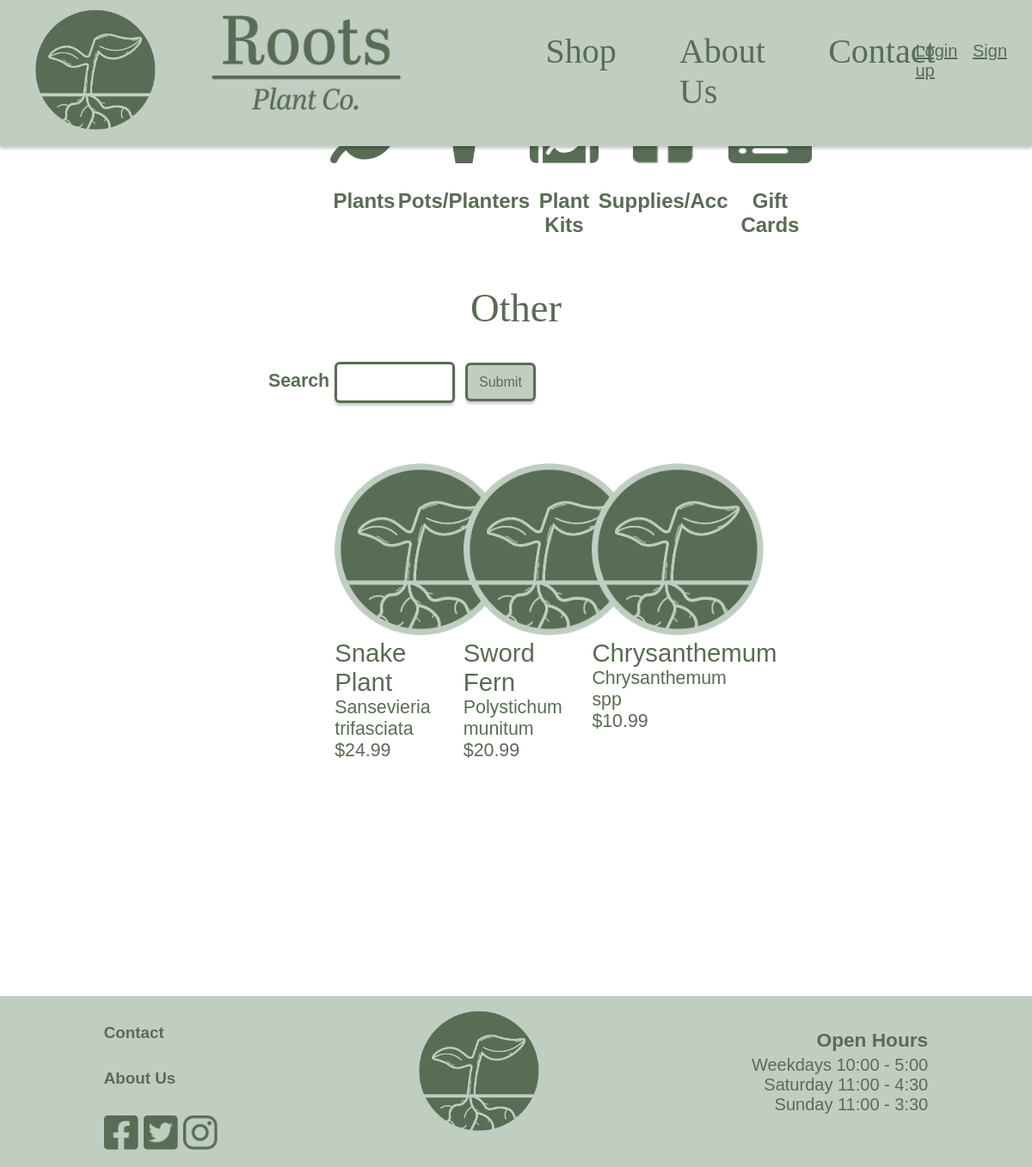
The page /shopPlantsFoliageOther on the database as committed earlier.
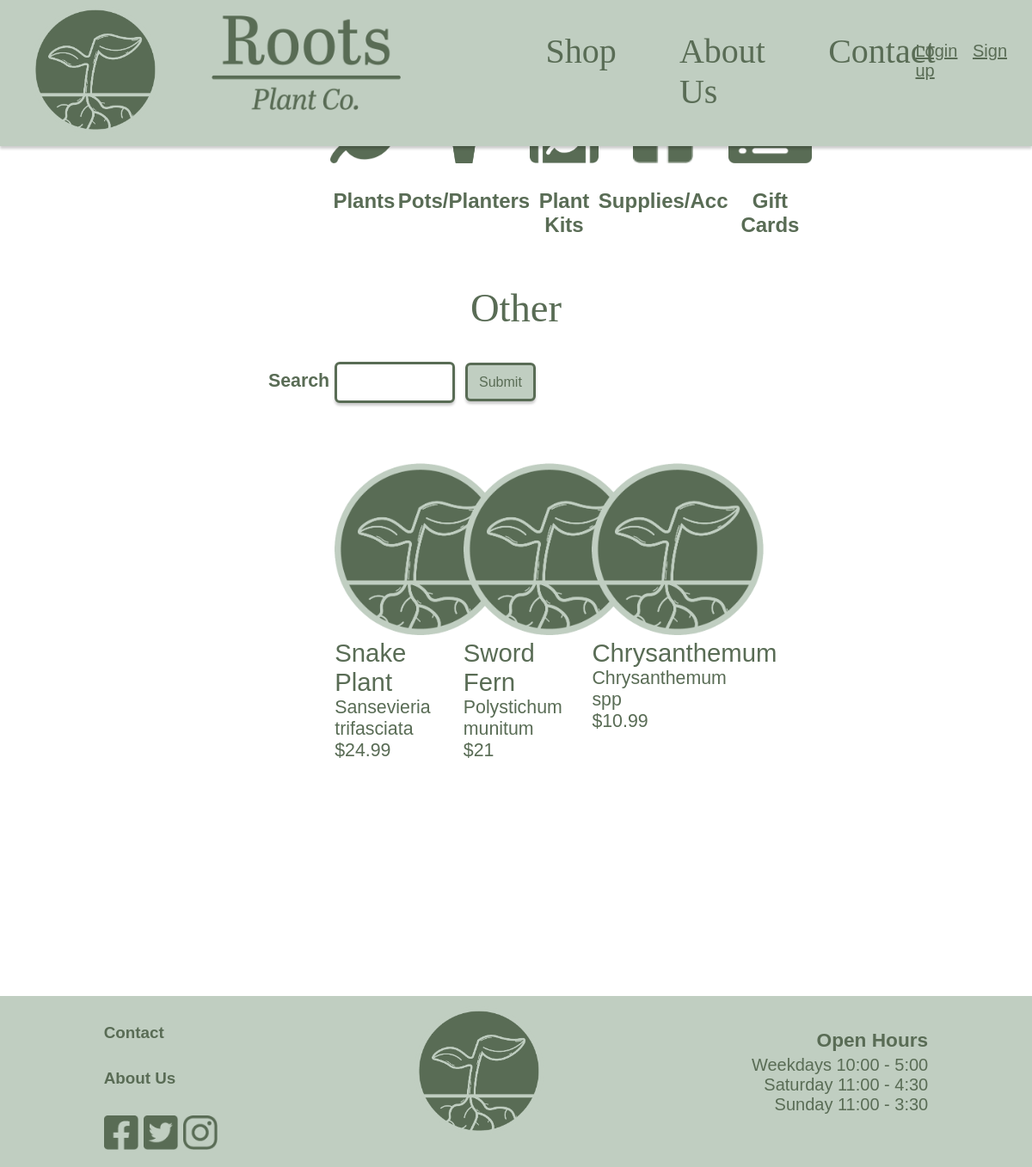
The same page on the database as committed later.
### Website/models.py (models this page shows)
class ShopProducts(db.Model):
    __tablename__ = 'shopProducts'
    id = db.Column(db.Integer, primary_key=True)
    name = db.Column(db.String(150), nullable=False) #Is required
    summary = db.Column(db.String(500), nullable=True)
    description = db.Column(db.String(1000), nullable=True)
    price = db.Column(db.Integer, nullable=False) #Is required
    stock = db.Column(db.Integer, nullable=False) #Is required
    category = db.Column(db.String(150), nullable=False) #Is required
    subCategory = db.Column(db.String(150), nullable=True)
    subSubCategory = db.Column(db.String(150), nullable=True)
    imageUrl = db.Column(db.String(150), nullable=False) #Is required
    userId = db.Column(db.Integer, db.ForeignKey('user.id'))

### Website/views.py (the view)
@views.route('/shopPlantsFoliageOther', methods=['GET', 'POST'])
def shopPlantsFoliageOther():
    form, products = getShopProducts()
    return render_template('shopPlantsFoliageOther.html', user=current_user, products=products, form=form)

### Website/forms.py
class SearchForm(FlaskForm):
    search = StringField('Search')
    submit = SubmitField('Submit')

### Website/views.py (called while the page is built)
def getShopProducts():
    form = SearchForm()
    products = []
    if request.method == 'POST':
        if form.validate_on_submit():
            search_term = form.search.data
        if not search_term:
            flash('Please enter a search term', category='error')
        else:
            search_term = search_term.strip()
            search_words = search_term.split()
            products = ShopProducts.query.filter(
                (ShopProducts.name.contains(search_term)) |
                (ShopProducts.category.contains(search_term)) |
                (ShopProducts.summary.contains(search_term)) |
                db.or_(*[ShopProducts.description.contains(word) for word in search_words])
            ).all()
            if not products:
                flash('No products found', category='error')
    else:
        products = ShopProducts.query.all()
    return form, products

### Website/templates/shopPlantsFoliageOther.html (shortened to what this page needs)
{% extends "shop.html" %}
{% block categoryTitle %}
<h1 class="title">Other</h1>
{% endblock %}
{% block productDisplay %}
    <div class="flexContainer">
        {% for product in products %}
        {% if product.subSubCategory == "Other" %}
        <div class="flexBox">
            <a href = "/product/{{product.id}}">
            <div class="productImage">
                <img src="{{ url_for('static', filename='img/' + product.imageUrl) }}" width="200" alt="Plant image">
            </div>
            <div class="productName">
                {{ product.name }}
            </div>
            <div class="productSummary">
                {{ product.summary }}
            </div>
            <div class="productPrice">
                ${{ product.price }}
            </div>
        </a>
        </div>
        {% endif %}
        {% endfor %}
    </div>
</div>
{% endblock %}

Rows that differ between the two databases and show on the page:
changed ShopProducts "Sword Fern": price "20.99" → "21"
